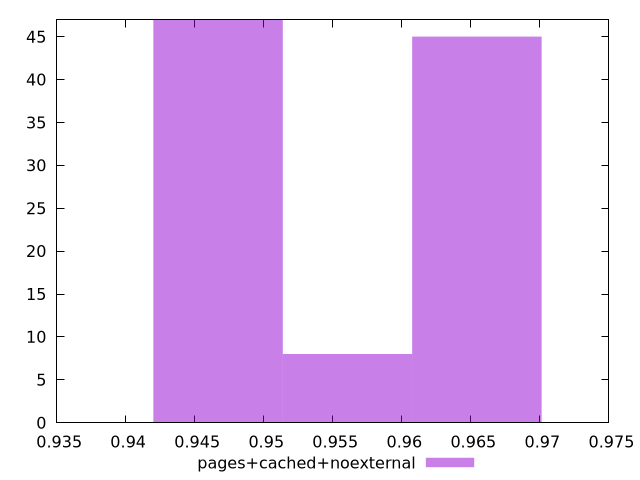

Generate this figure with gnuplot:
$_pagesCachedNoexternal <<EOF
0.9466947766712873 47
0.9560679922818942 8
0.965441207892501 45
EOF
set key outside below
set terminal pngcairo
set output "report_00005_2020-11-02T22-26-11.212Z/first-meaningful-paint/pages+cached+noexternal//hist.png"
set yrange [0:47]
set boxwidth 0.009373215610606805
set style fill transparent solid 0.5 noborder
plot $_pagesCachedNoexternal title "pages+cached+noexternal" with boxes ,
